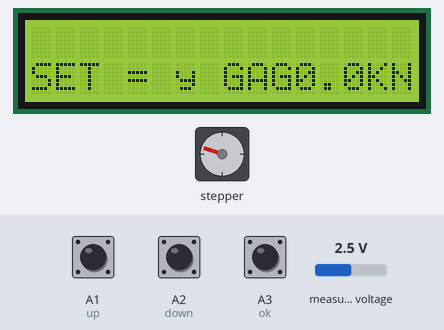
This sketch was run on a simulated Arduino Uno, built with avr-gcc and run on an emulated ATmega328P. On the bench: 16×2 character LCD, stepper motor. Inputs (shaded band) come from the test bench; at power-on: A3 (ok) HIGH, A1 (up) LOW, A2 (down) LOW, measured voltage 2.5 V. Stepper angles assume 10 steps per turn; what the sketch prints to the serial monitor is not drawn.

Above: at 3.3 s.
3.4 s: A3 (ok) pulled LOW for 1.25 s
At 4.12 s:
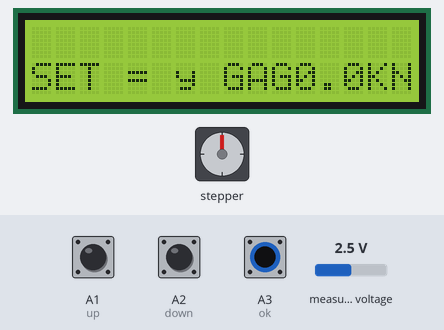
At 4.5 s:
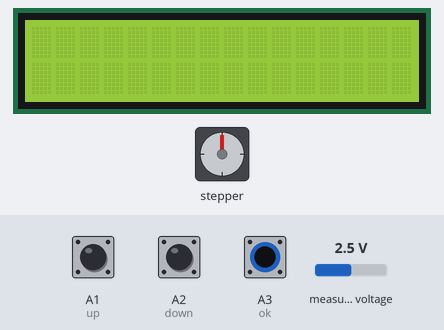
6.1 s: A3 (ok) pulled LOW for 3.2 s
At 11.22 s:
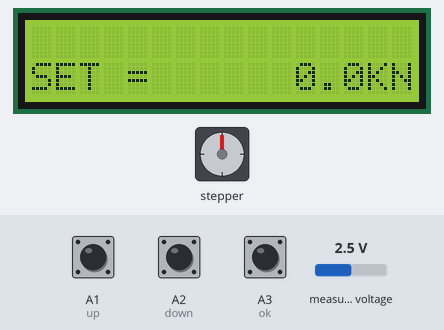
Timing chart, 0 to 18.6 s (numbered marks = the images above; inputs shaded):
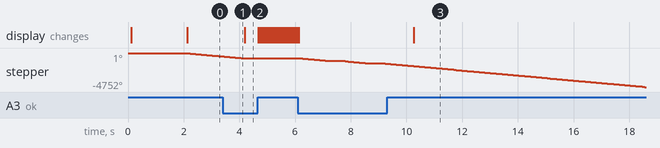

Measured:
- after the input at 3.4 s, stepper: goes on until 4.1 s, then stays -720°
- after the input at 6.1 s, stepper: turns 360° counter-clockwise in 0.90 s, then 360° counter-clockwise in 0.90 s, then 3312° counter-clockwise in 9.3 s
- by itself, stepper: keeps turning counter-clockwise at about 382°/s

The sketch:

voltage_to_pressure.ino
```cpp
#include <Wire.h>
#include <Adafruit_ADS1015.h>
#include <Stepper.h>
#include <LiquidCrystal.h>
LiquidCrystal lcd(12, 11, 5, 4, 3, 2);

Adafruit_ADS1115 ads;  /* Use this for the 16-bit version */
//Adafruit_ADS1015 ads;     // Use this for the 12-bit version

//connect to GND
#define up A1
#define down A2
#define ok A3         //menu

//adjust this to change the amount of movement/ speed
const int stepsPerRevolution = 10;

//stepper pins
Stepper myStepper(stepsPerRevolution, 6, 7, 8, 9);

const int req_bars = 5;
int max_bars = 400;
float discount_factor;
int current_val = 0;
float current_val_float = 0;
int16_t max_adc = 65536;
float set_val = 0;

void setup() {
  //======stepper motor speed====
  myStepper.setSpeed(60);

  //==== ADC code ==
  //I2Cdev::begin();  // join I2C bus
  Serial.begin(9600);
  Serial.println("Hello!");

  Serial.println("Getting single-ended readings from AIN0..3");
  Serial.println("ADC Range: +/- 6.144V (1 bit = 3mV/ADS1015, 0.1875mV/ADS1115)");

  // The ADC input range (or gain) can be changed via the following
  // functions, but be careful never to exceed VDD +0.3V max, or to
  // exceed the upper and lower limits if you adjust the input range!
  // Setting these values incorrectly may destroy your ADC!
  //                                                                ADS1015  ADS1115
  //                                                                -------  -------
  // ads.setGain(GAIN_TWOTHIRDS);  // 2/3x gain +/- 6.144V  1 bit = 3mV      0.1875mV (default)
  // ads.setGain(GAIN_ONE);        // 1x gain   +/- 4.096V  1 bit = 2mV      0.125mV
  // ads.setGain(GAIN_TWO);        // 2x gain   +/- 2.048V  1 bit = 1mV      0.0625mV
  // ads.setGain(GAIN_FOUR);       // 4x gain   +/- 1.024V  1 bit = 0.5mV    0.03125mV
  // ads.setGain(GAIN_EIGHT);      // 8x gain   +/- 0.512V  1 bit = 0.25mV   0.015625mV
  // ads.setGain(GAIN_SIXTEEN);    // 16x gain  +/- 0.256V  1 bit = 0.125mV  0.0078125mV

  ads.begin();

  //=======**======

  pinMode(up, INPUT);
  pinMode(down, INPUT);
  pinMode(ok, INPUT);

  lcd.begin(16, 2);
  lcd.clear();
  lcd.setCursor(0, 1);
  lcd.print("Made by GAGAN");
  delay(2000);
}

void loop() {
  //=====================adc values===
  int16_t adc0;

  adc0 = ads.readADC_SingleEnded(0);
  //=====================**===========
  discount_factor = req_bars / max_bars;
  int16_t max_adc_val = max_adc / discount_factor;
  current_val = map(adc0, 0, max_adc_val, 0, 50000);
  current_val_float = current_val / 100;
  display_val();

  if (digitalRead(ok) == LOW) {
    lcd.clear();
    delay(500);
    while (digitalRead(ok) != LOW) {
      lcd.setCursor(0, 0);
      lcd.print("SET LIMIT");
      lcd.setCursor(0, 1);
      lcd.print(set_val);
      if (digitalRead(up) == LOW && set_val < 499.99) {
        delay(50);
        set_val += 0.01;
        lcd.clear();
      }
      if (digitalRead(down) == LOW && set_val > 0) {
        delay(50);
        set_val -= 0.01;
        lcd.clear();
      }
    }
    set_val = (set_val * 100) / 60;
    lcd.clear();
  }
  if (current_val > set_val)
  {
    open_valve(1);
  }
  else if (current_val < set_val) {
     close_valve(1);
  }
  else {
    lcd.setCursor(0, 0);
    lcd.print("good pressure");
    display_val();
  }
}

void display_val() {
lcd.setCursor(0, 1);
  lcd.print("CUR = ");
  set_cursor(current_val_float,1);
  lcd.print(current_val_float, 2);
  lcd.setCursor(14, 1);
  lcd.print("KN");
  lcd.setCursor(0, 1);
  lcd.print("SET = ");
  set_cursor(set_val*(6/10),1);
  lcd.print(set_val*(6/10), 2);
  lcd.setCursor(14, 1);
  lcd.print("KN");
}

void open_valve(int sped) {
Serial.println("clockwise");
  myStepper.step(stepsPerRevolution);
  delay(10);
}

void close_valve(int sped) {
 Serial.println("counterclockwise");
  myStepper.step(-stepsPerRevolution);
  delay(10);
}

void set_cursor(float check_val,int row){
  if(check_val>99){
    lcd.setCursor(9, row);
    }
    else if(check_val>9){
      lcd.setCursor(10, row);
      }
      else{
        lcd.setCursor(11, row);
        }
  }
```
